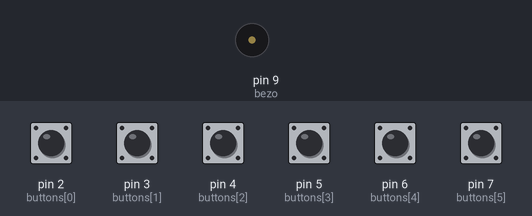
This sketch was run on a simulated Arduino Uno, built with avr-gcc and run on an emulated ATmega328P. Parts: buzzer (waves = sounding). Inputs (shaded band) come from the test bench; at power-on: pin 2 (buttons[0]), pin 3 (buttons[1]), pin 4 (buttons[2]), pin 5 (buttons[3]), pin 6 (buttons[4]), pin 7 (buttons[5]) HIGH.

Above: at 1.2 s.
1.3 s: pin 2 (buttons[0]) pulled LOW for 0.15 s
At 1.52 s:
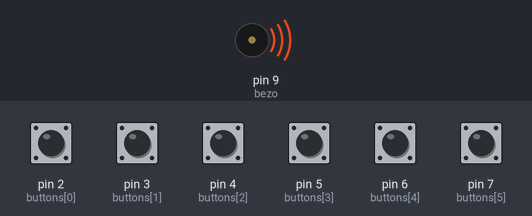
Timing chart, 0 to 4.3 s (numbered marks = the images above; inputs shaded):
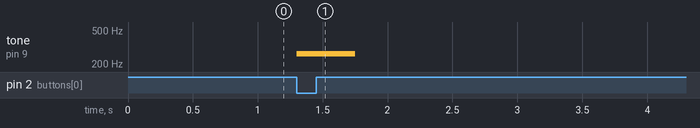

Measured:
- after the input at 1.3 s, tone on pin 9 (bezo): silent → 262 Hz at once, → silent 0.45 s later

The sketch:

tone_and_buzzer_sound1.ino
```cpp
int bezo = 9;
int buttons[] = {2, 3, 4, 5, 6, 7};
int tones[] = {262, 294, 330, 349, 392, 440};
void setup() {
  pinMode(bezo, OUTPUT);
  for (int i = 0; i < 6; i++) {
    pinMode(buttons[i], INPUT_PULLUP);
  }
}

void loop() {
  for (int i = 0; i < 6; i++) {
    if (digitalRead(buttons[i]) == LOW) {
      tone(bezo, tones[i], 300);
    }
  }
}
```
